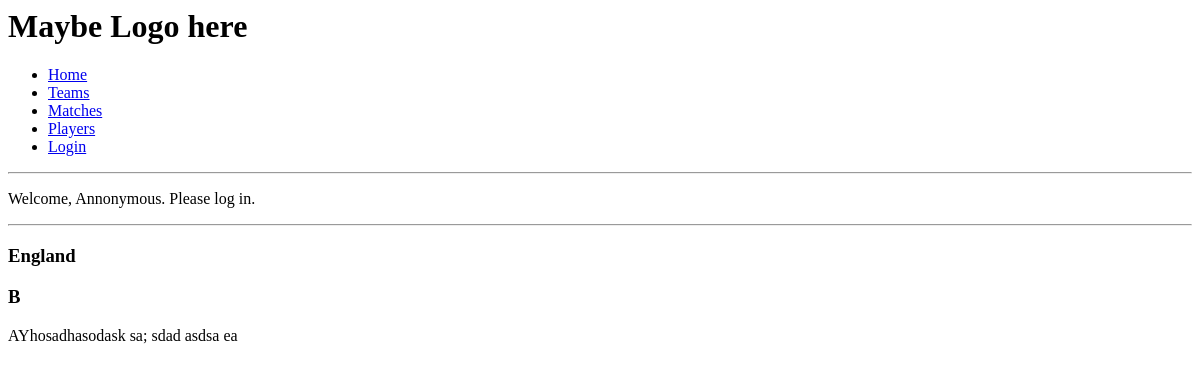
/team/2/, run on an earlier commit of the app's database.
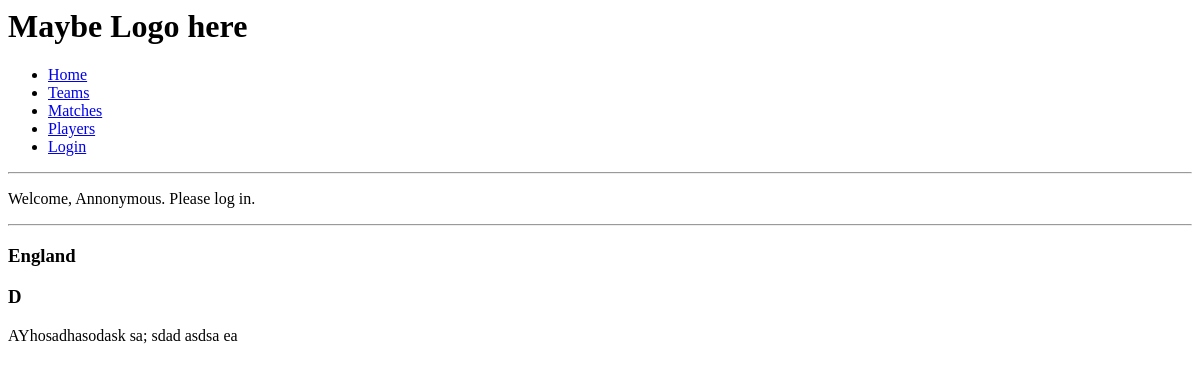
And on a later commit of the database.
### website/models.py (models this page shows, shortened)
class Team(models.Model):
    name = models.CharField(max_length=50)
    group = models.CharField(max_length=2)
    info = models.TextField()

### website/views.py (the view)
# urls.py: url(r'^team/(?P<team_id>[0-9]+)/$', 'show_team', name='show-team'),
def show_team(request, team_id):
    team = get_object_or_404(Team, id=team_id)
    return render(request, "show-team.html", locals())

### website/templates/show-team.html
{% extends 'base.html' %}
{% block content %}
<h3>{{ team.name }}</h3>
<h3>{{ team.group }}</h3>
<p>{{ team.info }}</p>
{% endblock %}

What changed in the data, as far as the page shows it:
changed Team "England": group "B" → "D"
